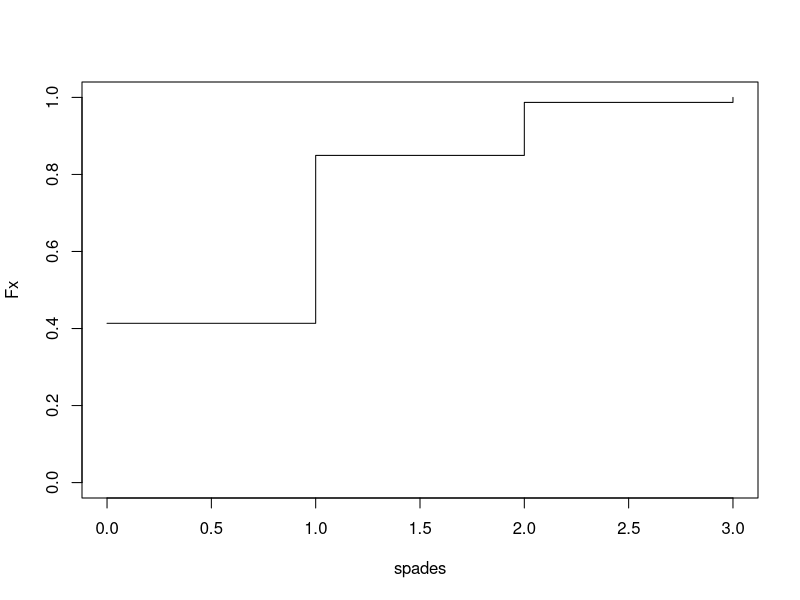
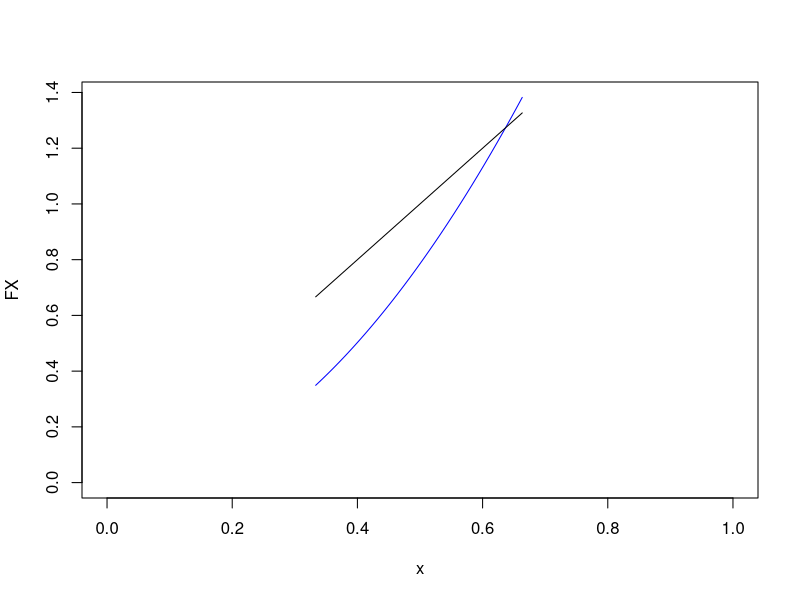
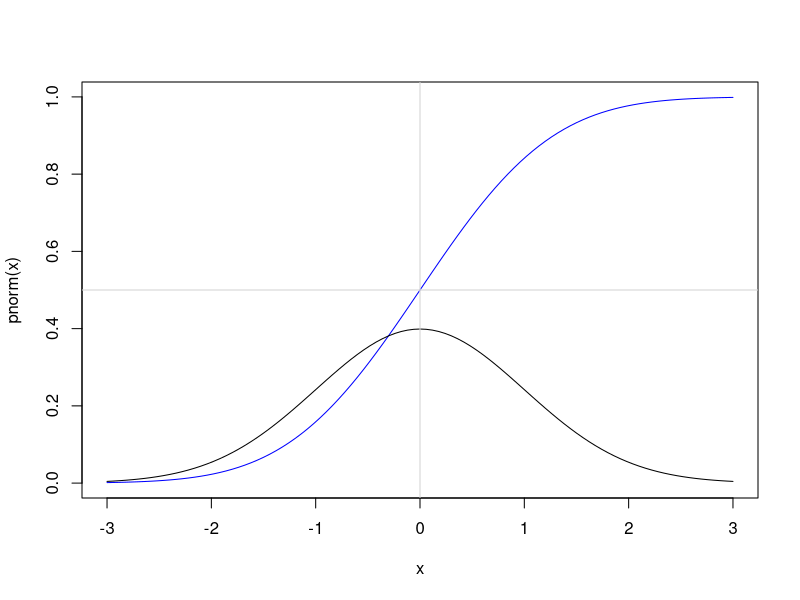
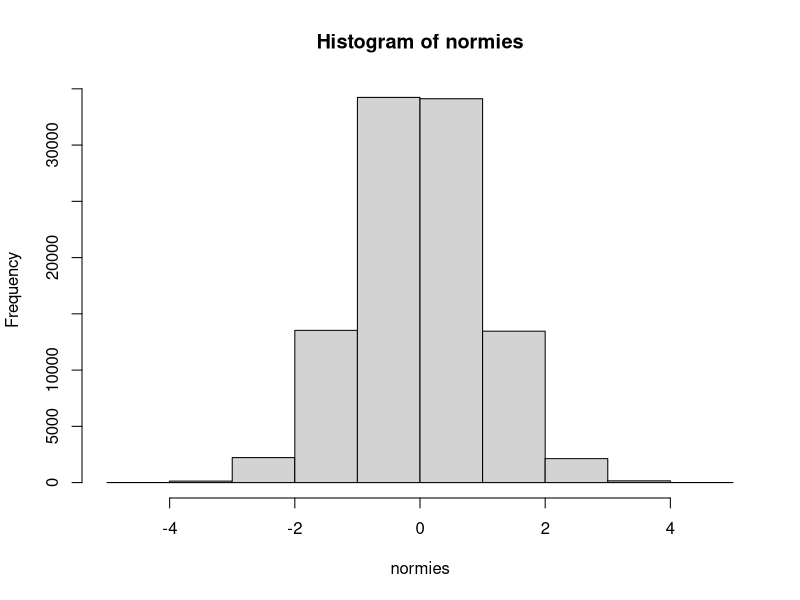
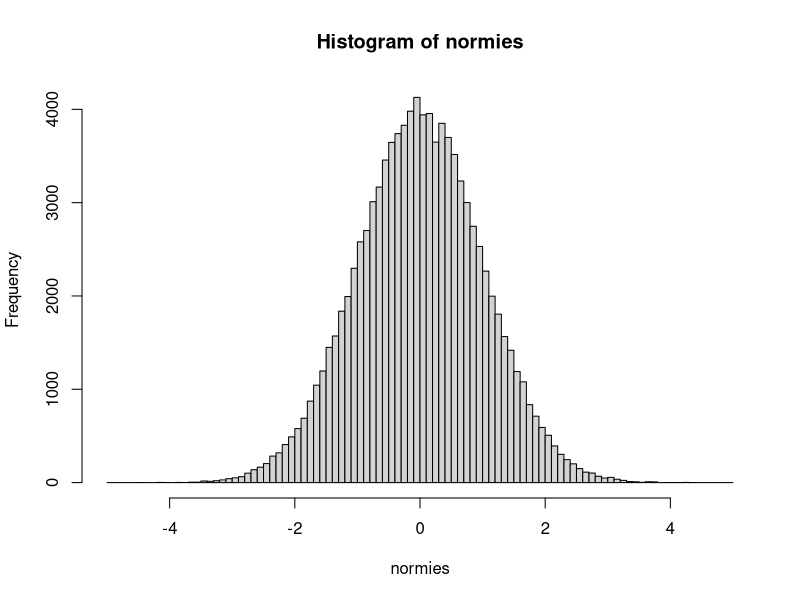
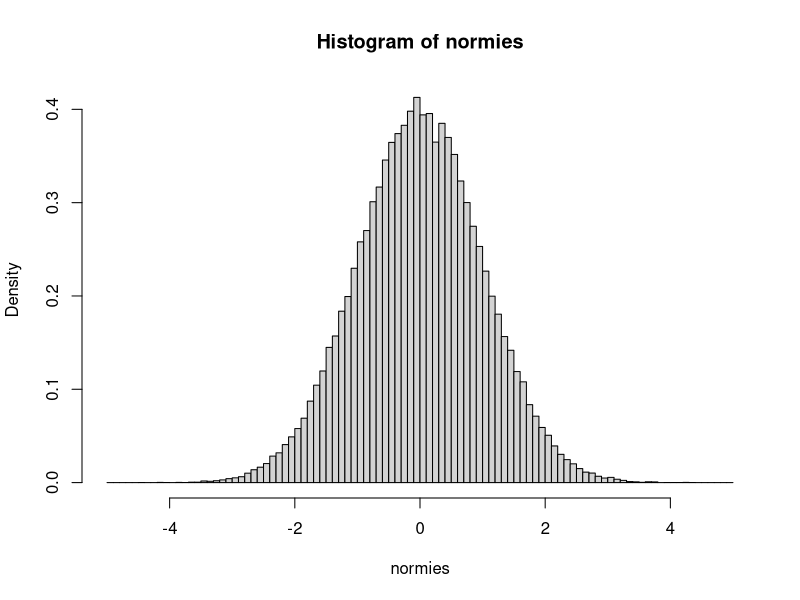
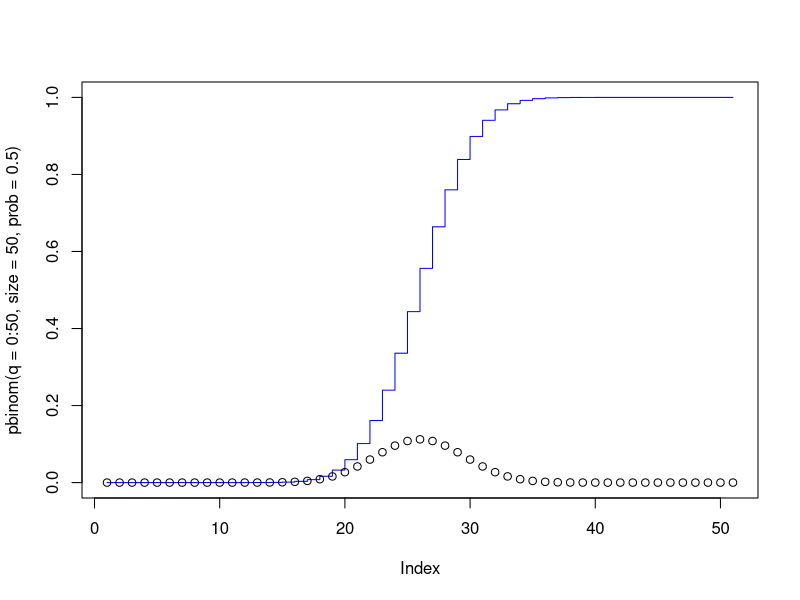
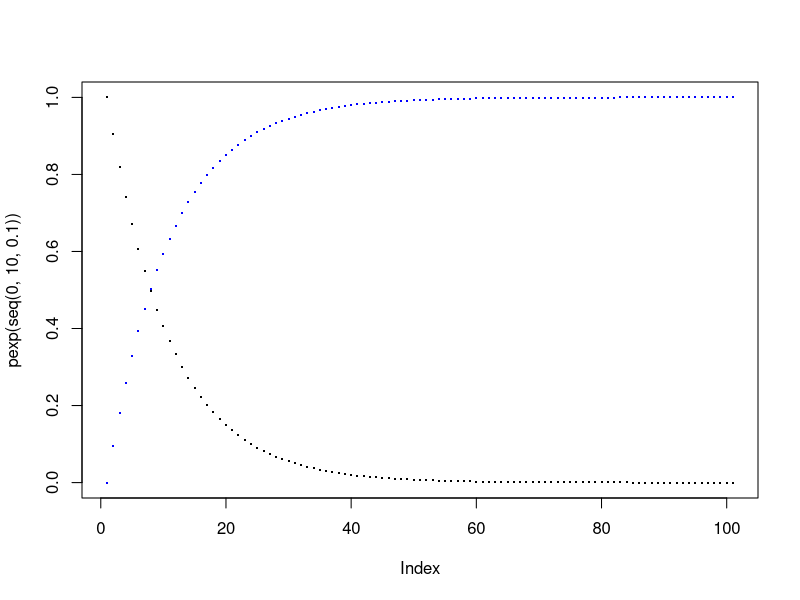

Recreate these plots in R, in order.
## ---- chunk 1
knitr::opts_chunk$set(comment = NA)
## ---- chunk 2
spades <- 0:3
f <- ( (choose(13, spades) * choose(39, 3 - spades)) / choose(52,3) )
f
Fx <- cumsum(f)
Fx
plot(spades, Fx, type="s", ylim=c(0,1))
## ---- chunk 3
x <- seq(1/3, 2/3, .01)
# x <- c(.33, x, .67)
FX <- pi * x^2
fx <- 2 * x
plot(x, FX, xlim=c(0,1), ylim=c(0,FX[length(FX)]), col="blue", type="l")
lines(x, fx)
  
## ---- chunk 4
F <- expression(1-exp(-lambda*x))
f <- D(F, "x")
f
## ---- chunk 5
curve(pnorm, xlim=c(-3,3), col="blue") # Normal cumulative probability.
curve(dnorm, add=T)                    # Normal density
abline(h=.5, v=0, col="lightgray")
## ---- chunk 6
normies <- rnorm(100000)
# plot(cumsum(sort(normies)) / 100000)
hist(normies, freq=TRUE, breaks=seq(-5,5,1))
hist(normies, freq=TRUE, breaks=seq(-5,5,.1))
hist(normies, freq=FALSE, breaks=seq(-5,5,.1))
## ---- chunk 7
plot(pbinom(q=0:50, size=50, prob=0.5), type="s", col="blue")
points(dbinom(x=0:50, size=50, prob=0.5))
## ---- chunk 8
plot(pexp(seq(0,10,.1)), col="blue", pch=".", cex=2)
points(dexp(seq(0,10,.1)), pch=".", cex=2)
## ---- chunk 9
plot(pgeom(q=0:50, prob=.1), col="blue", ylim=c(0,1))
points(dgeom(x=0:50, prob=.1))
## ---- chunk 10
f1 <- c(.2, .3, .1, .4,  0)
f2 <- c(.5, .5,  0,  0,  0)
f3 <- c(.1, .1, .2, .2, .4)
df <- data.frame(f1, f2, f3)
df$mix <- .25 * f1 + .25 * f2 + .5 * f3
df
## ---- chunk 11
